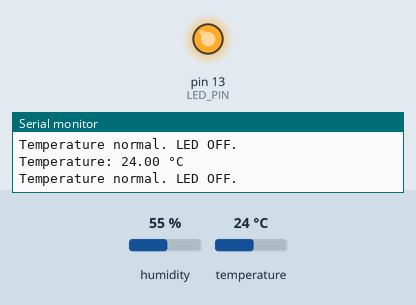
Recording of a sketch running on a simulated Arduino Uno, built with avr-gcc and run on an emulated ATmega328P. Shown: output pins drawn as LEDs (lit = HIGH), the last lines printed to the serial monitor. The inputs (shaded band) are chosen by the test bench; at power-on: temperature 24 °C, humidity 55 %.

Above: at 4.8 s.
4.9 s: temperature set to 39 °C
7.9 s: temperature set to 42 °C
At 9.4 s:
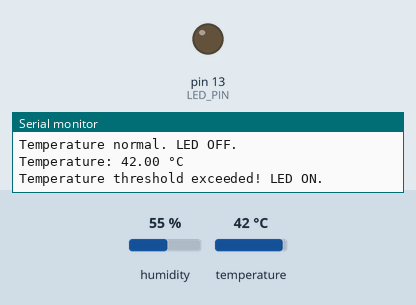
11.6 s: temperature set to 12 °C
At 13.0 s:
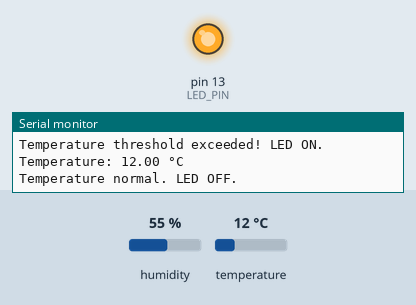
14.6 s: temperature set to 41 °C
At 16.7 s:
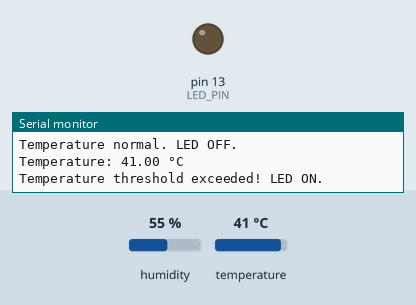
Timing chart, 0 to 18.2 s (numbered marks = the images above; inputs shaded):
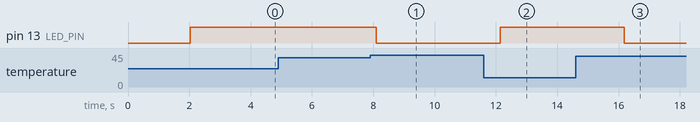

Measured:
- the behaviour switches between 40 and 41 °C on temperature (found by bisection; images 0 and 1)
- after the input at 7.9 s, pin 13 (LED_PIN): HIGH → LOW after 0.20 s
- after the input at 11.6 s, pin 13 (LED_PIN): LOW → HIGH after 0.54 s
- after the input at 14.6 s, pin 13 (LED_PIN): HIGH → LOW after 1.6 s

The sketch:

2TemperatureLED.ino
```cpp
#include <DHT.h>

#define DHTPIN 4        // Pin where the DHT11 data is connected
#define DHTTYPE DHT11     // Define the sensor type (DHT11 or DHT22)
#define LED_PIN 13        // Pin where the LED is connected

DHT dht(DHTPIN, DHTTYPE); // Initialize DHT sensor
float thresholdTemp = 40.0; // Set your temperature threshold in Celsius

void setup() {
  Serial.begin(9600);     // Start serial communication
  dht.begin();            // Initialize the DHT sensor
  pinMode(LED_PIN, OUTPUT); // Set LED pin as output
}

void loop() {
  // Wait a few seconds between readings
  delay(2000);

  // Read the temperature in Celsius
  float temperature = dht.readTemperature();

  // Check if the reading failed
  if (isnan(temperature)) {
    Serial.println("Failed to read from DHT sensor!");
    return;
  }

  // Print the temperature to the Serial Monitor
  Serial.print("Temperature: ");
  Serial.print(temperature);
  Serial.println(" °C");

  // If temperature exceeds threshold, turn on LED
  if (temperature > thresholdTemp) {
    digitalWrite(LED_PIN, LOW); // Turn LED on
    Serial.println("Temperature threshold exceeded! LED ON.");
  } else {
    digitalWrite(LED_PIN, HIGH); // Turn LED off
    Serial.println("Temperature normal. LED OFF.");
  }
}
```
